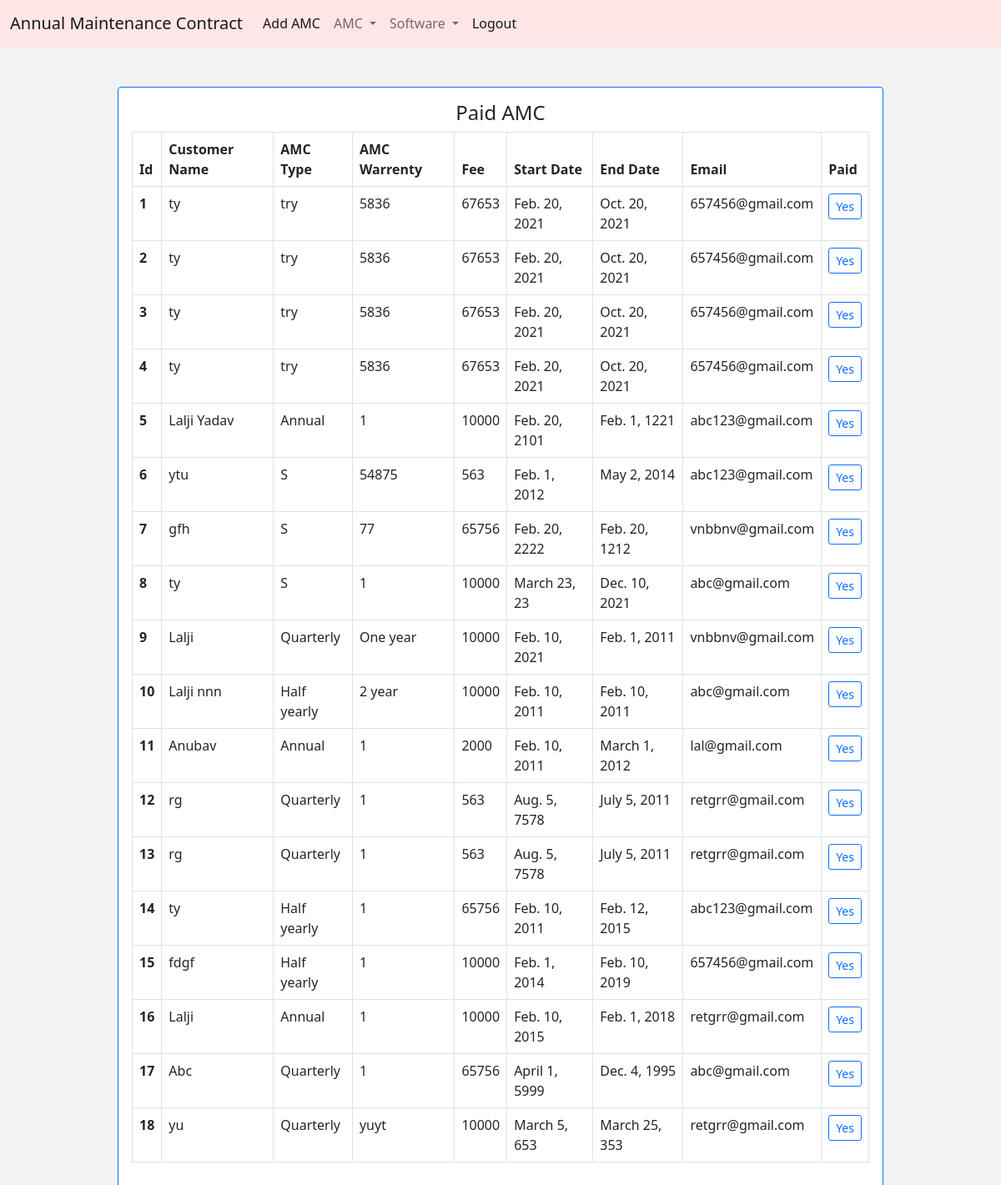
The app's page /dashboard/paidAmc/ with its own data.
### dashboard/models.py (models this page shows)
class Amc(models.Model):
    CustomerName = models.CharField(max_length=30)
    AmcType = models.CharField(max_length=30)
    AmcWarrenty =models.CharField(max_length=30)
    MaxFeeServices = models.IntegerField()
    StartDate = models.DateField(max_length=30)
    EndDate = models.DateField(max_length=30)
    email = models.EmailField(max_length=50)

### dashboard/views.py (the view)
# urls.py: path('paidAmc/', views.paidAmc),
def paidAmc(request):
    amclist = Amc.objects.all()
    print('AMC List', amclist)
    return render(request, 'paidAmc.html', {'amclist':amclist})

### dashboard/templates/paidAmc.html (shortened to what this page needs)
{% extends 'dashboard.html' %}
{% block content %}
 <div>
      <div class="row justify-content-sm-center">
         <div class="col-sm-9 mt-5 border border-primary rounded p-3" style="background-color:#ffffff">
           <h4 class="text-center"> Paid AMC </h4>
             <table class="table table-bordered .table-striped">
              <thead>
                <tr>
                  <th scope="col">Id</th>
                  <th scope="col">Customer Name</th>
                  <th scope="col">AMC Type</th>
                  <th scope="col">AMC Warrenty</th>
                  <th scope="col">Fee</th>
                  <th scope="col">Start Date</th>
                  <th scope="col">End Date</th>
                  <th scope="col"> Email </th>
                  <th scope="col"> Paid </th>
                </tr>
              </thead>
              <tbody>
                {% for obj in amclist %}
                <tr>
                  <th scope="row">{{obj.id}}</th>
                  <td>{{obj.CustomerName}}</td>
                  <td>{{obj.AmcType}}</td>
                  <td>{{obj.AmcWarrenty}}</td>
                   <td>{{obj.MaxFeeServices}}</td>
                  <td>{{obj.StartDate}}</td>
                    <td>{{obj.EndDate}}</td>
                  <td>{{obj.email}}</td>
                  <td> <button class="btn btn-sm btn-outline-primary"> Yes </button> </td>
                </tr>
                {% endfor %}
              </tbody>
            </table>
         </div>
     </div>
 </div>
{% endblock %}

### dashboard/templates/dashboard.html (shortened to what this page needs)
<!DOCTYPE html>
<html lang="en">
{% load static %}
<head>
   <link rel="stylesheet" href="{% static '/dashboard/css/navbars.css' %}" >
    <link rel="stylesheet" href="{% static '/css/bootstrap.min.css' %}" >
</head>
  <body>
    <nav class="navbar navbar-expand-lg navbar-light " style="background-color: #ffe6e6;">
  <div class="container-fluid ">
    <a class="navbar-brand" href="#">Annual Maintenance Contract</a>
    <div class="collapse navbar-collapse" id="navbarNavDropdown">
      <ul class="navbar-nav ">
        <li class="nav-item">
          <a class="nav-link active" aria-current="page" href="/dashboard/addAmc">Add AMC</a>
        </li>
        <li class="nav-item dropdown">
          <a class="nav-link dropdown-toggle" href="#" id="navbarDropdownMenuLink" role="button" data-bs-toggle="dropdown" aria-expanded="false">
            AMC
          </a>
        </li>
        <li class="nav-item dropdown">
          <a class="nav-link dropdown-toggle" href="#" id="navbarDropdownMenuLink" role="button" data-bs-toggle="dropdown" aria-expanded="false">
            Software
          </a>
        </li>
        <li class="nav-item">
          <a class="nav-link active" aria-current="page" href="/register"> Logout </a>
        </li>
      </ul>
    </div>
  </div>
</nav>
  <div style="background-color: #f2f2f2;">
      {% block content %}
    {% endblock %}
  </div>
</body>
</html>

### static/dashboard/css/navbars.css (style rules this page uses)
body { overflow-x: hidden; }

### records on screen
Amc: id "1", CustomerName "ty", AmcType "try", AmcWarrenty "5836", MaxFeeServices "67653", StartDate "Feb. 20, 2021", EndDate "Oct. 20, 2021", email "657456@gmail.com"
Amc: id "2", CustomerName "ty", AmcType "try", AmcWarrenty "5836", MaxFeeServices "67653", StartDate "Feb. 20, 2021", EndDate "Oct. 20, 2021", email "657456@gmail.com"
Amc: id "3", CustomerName "ty", AmcType "try", AmcWarrenty "5836", MaxFeeServices "67653", StartDate "Feb. 20, 2021", EndDate "Oct. 20, 2021", email "657456@gmail.com"
Amc: id "4", CustomerName "ty", AmcType "try", AmcWarrenty "5836", MaxFeeServices "67653", StartDate "Feb. 20, 2021", EndDate "Oct. 20, 2021", email "657456@gmail.com"
Amc: id "5", CustomerName "Lalji Yadav", AmcType "Annual", AmcWarrenty "1", MaxFeeServices "10000", StartDate "Feb. 20, 2101", EndDate "Feb. 1, 1221", email "abc123@gmail.com"
Amc: id "6", CustomerName "ytu", AmcType "S", AmcWarrenty "54875", MaxFeeServices "563", StartDate "Feb. 1, 2012", EndDate "May 2, 2014", email "abc123@gmail.com"
Amc: id "7", CustomerName "gfh", AmcType "S", AmcWarrenty "77", MaxFeeServices "65756", StartDate "Feb. 20, 2222", EndDate "Feb. 20, 1212", email "vnbbnv@gmail.com"
Amc: id "8", CustomerName "ty", AmcType "S", AmcWarrenty "1", MaxFeeServices "10000", StartDate "March 23, 23", EndDate "Dec. 10, 2021", email "abc@gmail.com"
Amc: id "9", CustomerName "Lalji", AmcType "Quarterly", AmcWarrenty "One year", MaxFeeServices "10000", StartDate "Feb. 10, 2021", EndDate "Feb. 1, 2011", email "vnbbnv@gmail.com"
Amc: id "10", CustomerName "Lalji nnn", AmcType "Half yearly", AmcWarrenty "2 year", MaxFeeServices "10000", StartDate "Feb. 10, 2011", EndDate "Feb. 10, 2011", email "abc@gmail.com"
Amc: id "11", CustomerName "Anubav", AmcType "Annual", AmcWarrenty "1", MaxFeeServices "2000", StartDate "Feb. 10, 2011", EndDate "March 1, 2012", email "lal@gmail.com"
Amc: id "12", CustomerName "rg", AmcType "Quarterly", AmcWarrenty "1", MaxFeeServices "563", StartDate "Aug. 5, 7578", EndDate "July 5, 2011", email "retgrr@gmail.com"
Amc: id "13", CustomerName "rg", AmcType "Quarterly", AmcWarrenty "1", MaxFeeServices "563", StartDate "Aug. 5, 7578", EndDate "July 5, 2011", email "retgrr@gmail.com"
Amc: id "14", CustomerName "ty", AmcType "Half yearly", AmcWarrenty "1", MaxFeeServices "65756", StartDate "Feb. 10, 2011", EndDate "Feb. 12, 2015", email "abc123@gmail.com"
Amc: id "15", CustomerName "fdgf", AmcType "Half yearly", AmcWarrenty "1", MaxFeeServices "10000", StartDate "Feb. 1, 2014", EndDate "Feb. 10, 2019", email "657456@gmail.com"
Amc: id "16", CustomerName "Lalji", AmcType "Annual", AmcWarrenty "1", MaxFeeServices "10000", StartDate "Feb. 10, 2015", EndDate "Feb. 1, 2018", email "retgrr@gmail.com"
Amc: id "17", CustomerName "Abc", AmcType "Quarterly", AmcWarrenty "1", MaxFeeServices "65756", StartDate "April 1, 5999", EndDate "Dec. 4, 1995", email "abc@gmail.com"
Amc: id "18", CustomerName "yu", AmcType "Quarterly", AmcWarrenty "yuyt", MaxFeeServices "10000", StartDate "March 5, 653", EndDate "March 25, 353", email "retgrr@gmail.com"
